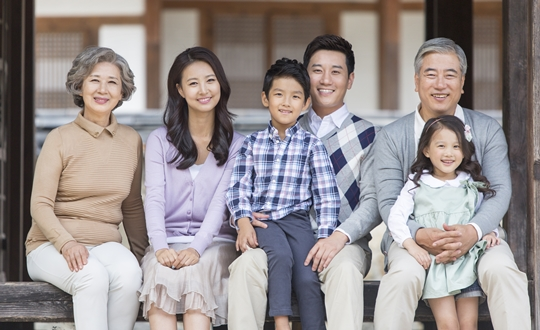
#> input picture 12week/sample_img.jpg, 540 x 330 px
$ python ex2.py
#> lines starting #> are read from the running program, lines starting #| are printed output that depends on the picture; after the words box and inside, x2 and y2 are one past the last pixel; in counts of white or black regions, pixels touching at a corner belong together
import numpy as np
import cv2

face_cascade = cv2.CascadeClassifier(cv2.data.haarcascades + 'haarcascade_frontalface_default.xml')

ff = np.fromfile('sample_img.jpg', np.uint8)
img = cv2.imdecode(ff, cv2.IMREAD_UNCHANGED)
#> img is the input picture: shape (330, 540, 3); mean B, G, R 141.2, 141.7, 150.2
img = cv2.resize(img,dsize=(0, 0), fx=1.0, fy=1.0, interpolation=cv2.INTER_LINEAR)

gray = cv2.cvtColor(img, cv2.COLOR_BGR2GRAY)
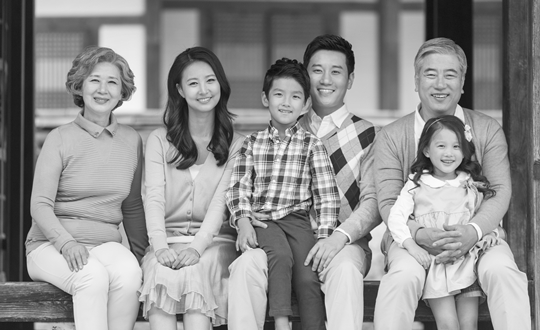
#> gray: shape (330, 540); min 10, max 254, mean 144.2
cv2.imshow('gray find', gray)

faces = face_cascade.detectMultiScale(gray, 1.2,5)
#> faces = [[302, 50, 52, 52], [78, 62, 49, 49], [263, 76, 47, 47], [424, 127, 46, 46], [413, 52, 57, 57], [175, 61, 52, 52], [409, 28, 64, 64]]
for (x,y,w,h) in faces:

    cv2.rectangle(img, (x,y), (x+w, y+h), (255,0,0),2)
#> this loop made 7 passes
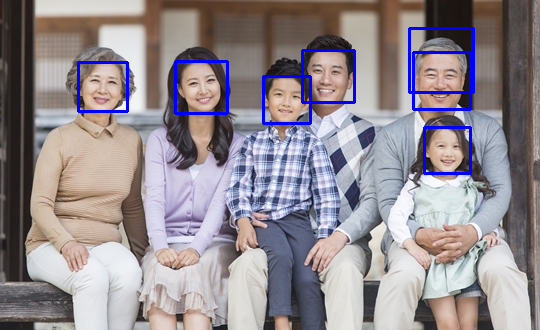
#> img: shape (330, 540, 3); 2.44% of pixels changed, all inside (x1, y1, x2, y2) = (77, 27, 475, 175)

cv2.imshow('face find', img)
cv2.waitKey(0)
cv2.destroyAllWindows()
